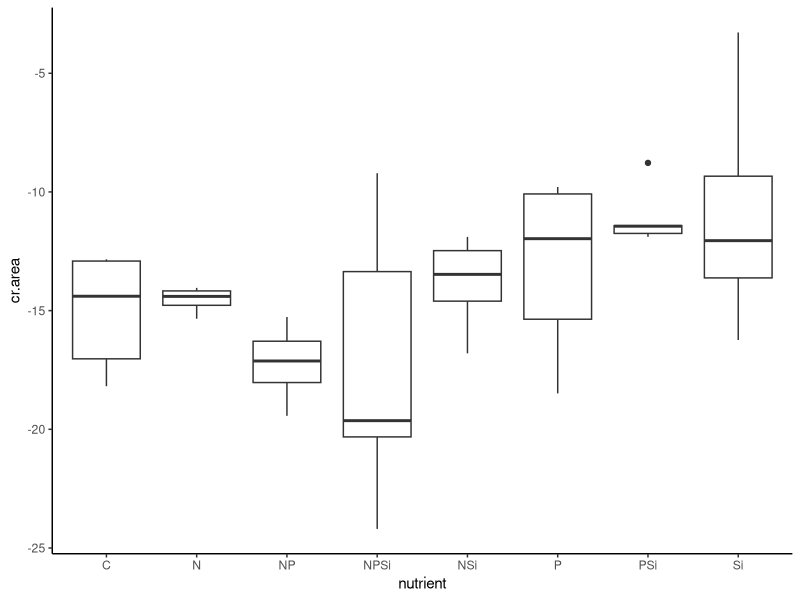
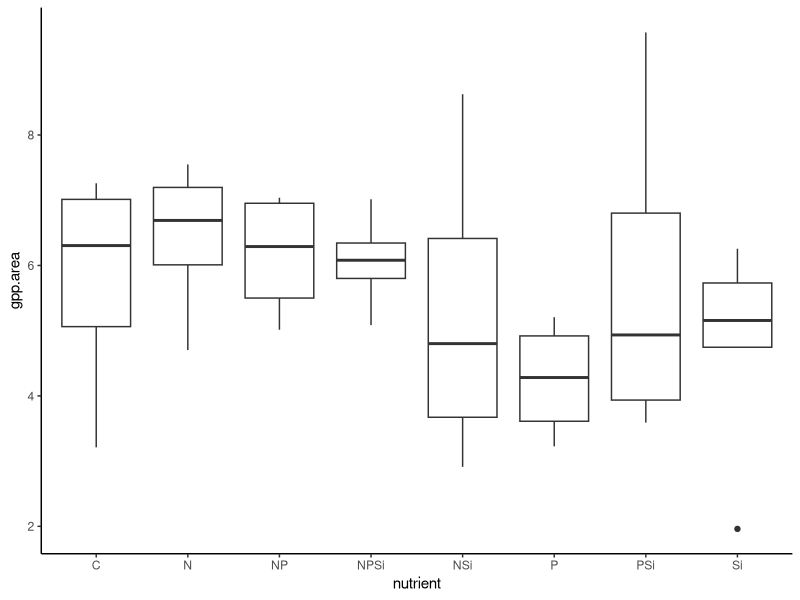
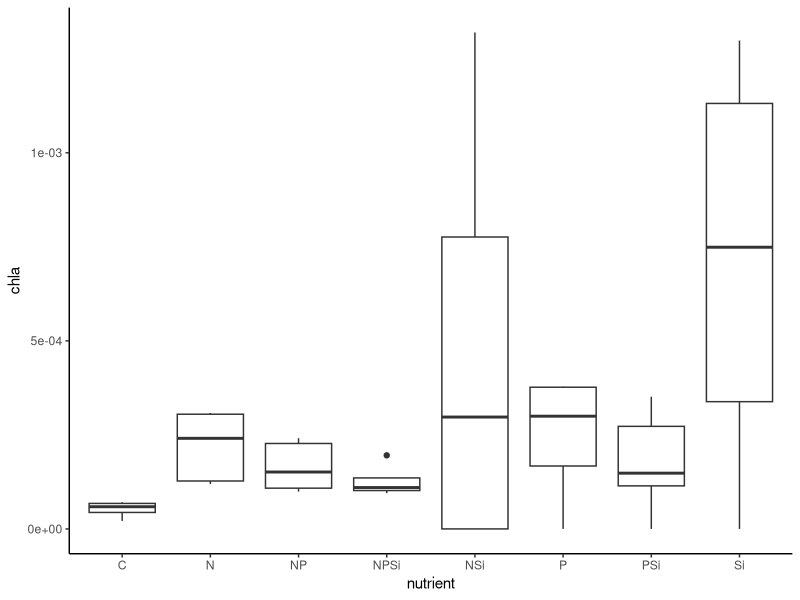
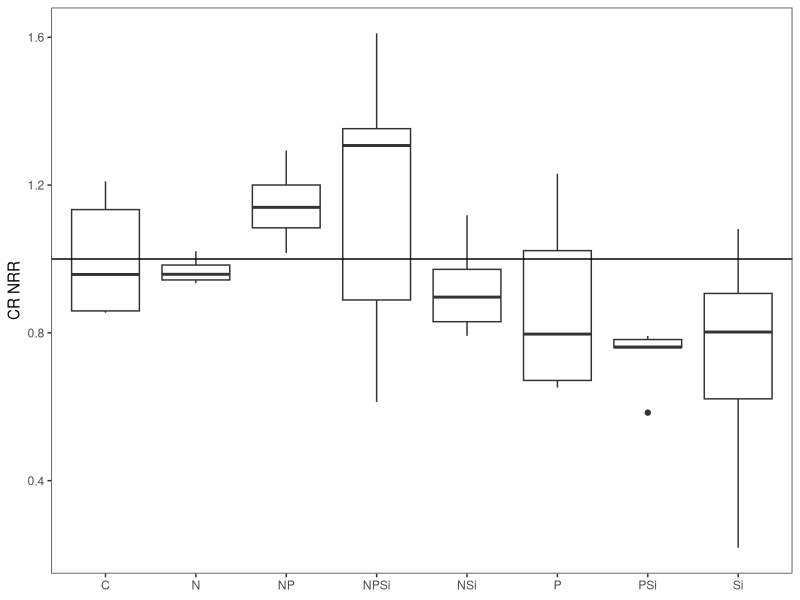
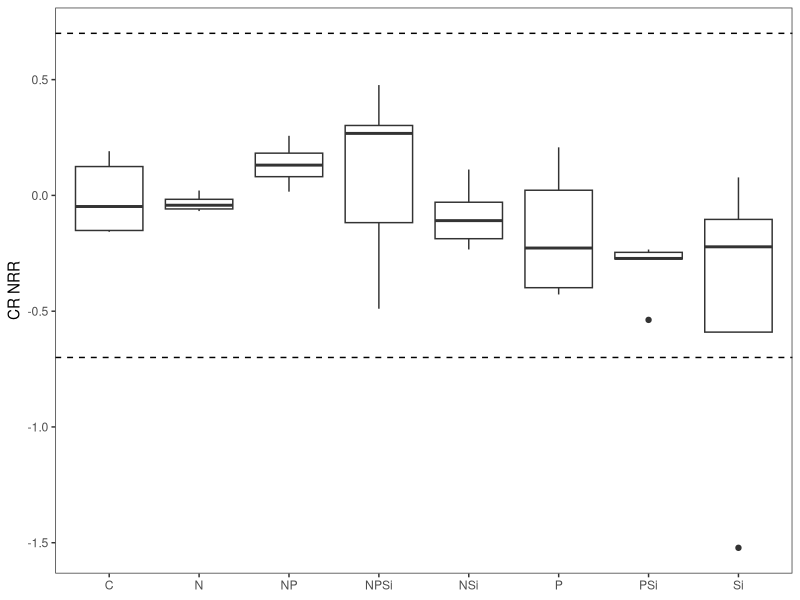
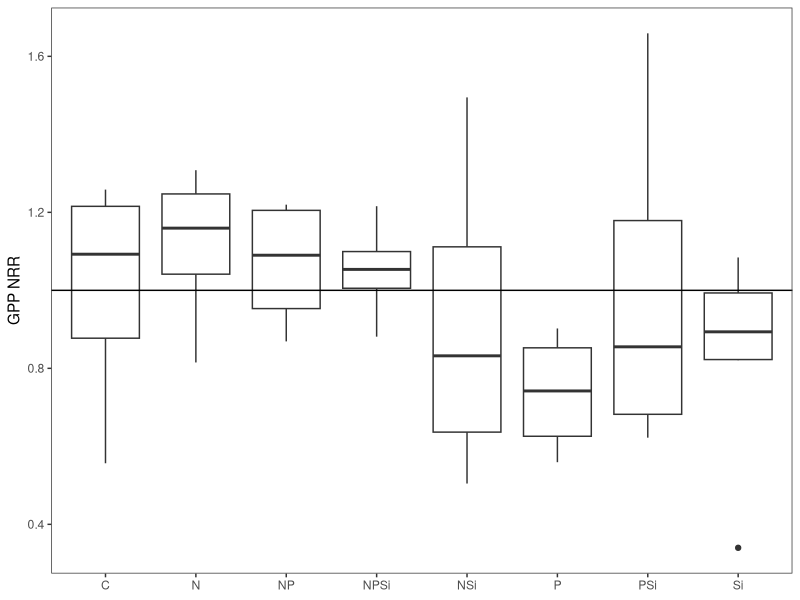
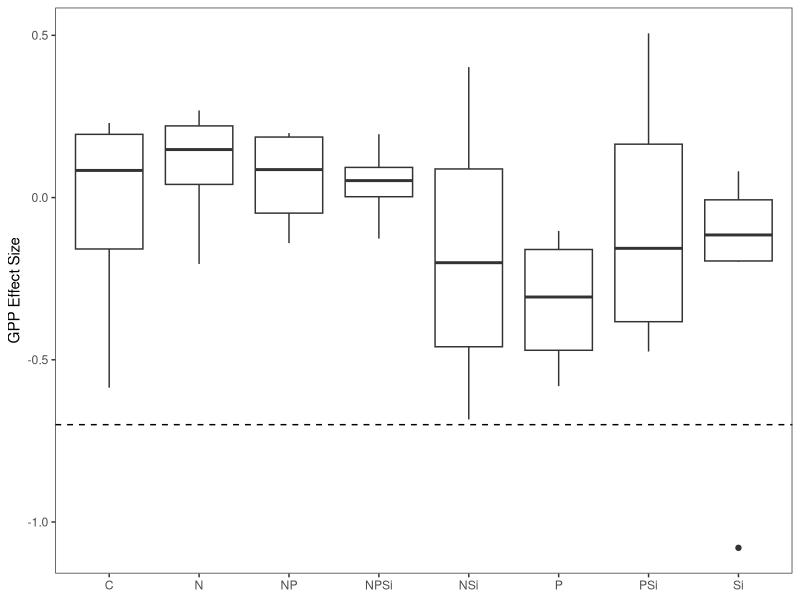
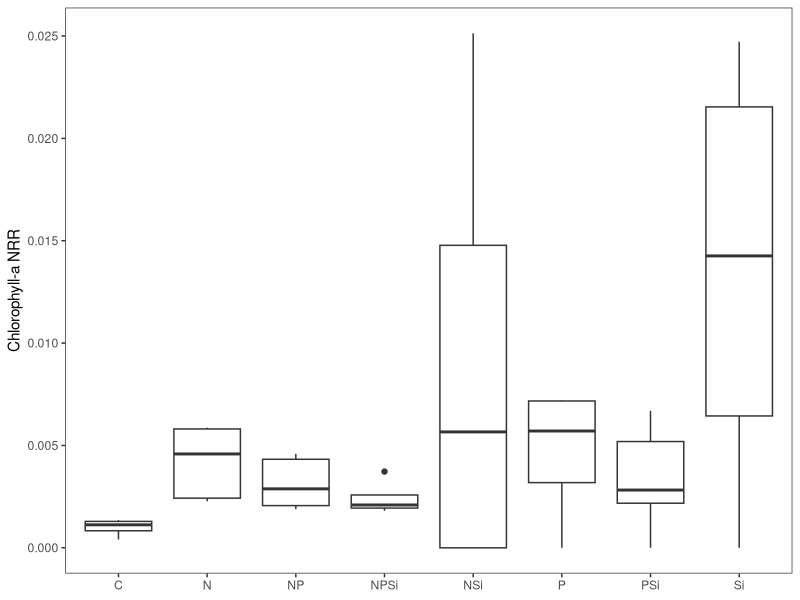

Here is the R script that generated these plots, in order: (Note: this script raises an error after producing the figures.)
#Author:  Clay Arango
#Creation date: 10-Feb-19
#Script to analyze NDS data from Summer 2018 WSB work with S. Roley and A. Alexiades

#packages
library(nlme)
library(nortest)
library(plyr)
library(dplyr)
library(multcomp)
library(MASS)
library(ggplot2)

#Load data
reec_summer <- read.table(file="reec_summer.csv", header=T, sep=",")

#set variable
d = reec_summer

#evaluate data to make sure factors are correct
names(d)
unique(d$nutrient) #control, N, NP, NPSi, NSi, P, PSi, Si
unique(d$N) #should be 0 and 1
unique(d$P) #should be 0 and 1
unique(d$Si) #should be 0 and 1
unique(d$top) #should be "sponge" and "glass"
#if need to change, use recode function below. 
d$top<-recode(d$top, "cellulose" ="sponge")
str(d)

#convert N and P vand Si alues (0 or 1 for absence or presence) to factors
d$N<-as.factor(d$N)
d$P<-as.factor(d$P)
d$Si<-as.factor(d$Si)
str(d)

#subset data into gpp and cr response
d.cr = subset(d, top=="sponge", data=d)
d.gpp = subset(d, top=="glass", data=d)

#check distribution of controls and remove as needed before calculating NRR.
ggplot(d.cr, aes(x=nutrient, y=cr.area))+geom_boxplot() +theme_classic()
#ok

#calculate nrr for cr
x<-ddply(d.cr, "nutrient", summarise, ave_cr = mean(cr.area, na.rm=T)) #changed to ddply b/c allows
#to specify by column name - I had a csv file with the relevant column in a different position.
x
d.cr$cr.nrr = d.cr$cr.area/-15.02240 #divide by control ave_cr

#check distribution of controls and remove as needed before calculating NRR.
ggplot(d.gpp, aes(x=nutrient, y=gpp.area))+geom_boxplot() +theme_classic()
#check CC1, but probably ok
ggplot(d.gpp, aes(x=nutrient, y=chla))+geom_boxplot() +theme_classic()
#ok - updated b/c original file had values too small (units were mg/cm2)

#calculate nrr for gpp and chla
x<- ddply(d.gpp, "nutrient", summarise, ave_gpp = mean(gpp.area, na.rm=T), ave_chla = mean(chla, na.rm=T)) 
x
d.gpp$gpp.nrr = d.gpp$gpp.area/5.770496 #divide by control ave_gpp
d.gpp$chla.nrr = d.gpp$chla/0.05252345 #divide by control ave_chla

#combine files and export
d.cr$chla.nrr<-NA
d.cr$gpp.nrr<-NA
d.gpp$cr.nrr<-NA
d.nrr<-rbind(d.cr, d.gpp)
d.nrr$site_date<-"reec_summer"

d.nrr$gpp.es<-log(d.nrr$gpp.nrr)
d.nrr$cr.es<-log(d.nrr$cr.nrr)
d.nrr$chla.es<-log(d.nrr$chla.nrr)

write.table(d.nrr, "reec_summer_nrr.csv", sep=",", quote=F, row.names =F)

###############
#plots of NRR and effect size
##############
ggplot(data=d.cr, aes(x=nutrient, y=cr.nrr))+geom_boxplot()+theme_bw()+
  ylab("CR NRR")+geom_abline(slope = 0, intercept = 1)+
  theme(axis.title.x=element_blank(), panel.grid.minor=element_blank(), panel.grid.major=element_blank())
#inhibition of most; limitation with NP

ggplot(data=subset(d.nrr, (top=="sponge")), aes(x=nutrient, y=cr.es))+geom_boxplot()+theme_bw()+
  ylab("CR NRR")+geom_hline(yintercept = 0.7, lty="dashed")+ geom_hline(yintercept = -0.7, lty="dashed")+
  theme(axis.title.x=element_blank(), panel.grid.minor=element_blank(), panel.grid.major=element_blank())

ggplot(data=subset(d.gpp, !(nutrient=="control")), aes(x=nutrient, y=gpp.nrr))+geom_boxplot()+theme_bw()+
  ylab("GPP NRR")+geom_abline(slope = 0, intercept = 1)+
  theme(axis.title.x=element_blank(), panel.grid.minor=element_blank(), panel.grid.major=element_blank())
#inhibition or neutral

ggplot(data=subset(d.nrr, (top=="glass")), aes(x=nutrient, y=gpp.es))+geom_boxplot()+theme_bw()+
  ylab("GPP Effect Size")+geom_abline(slope = 0, intercept = 1)+geom_hline(yintercept = -0.7, lty="dashed")+
  theme(axis.title.x=element_blank(), panel.grid.minor=element_blank(), panel.grid.major=element_blank())

ggplot(data=d.gpp, aes(x=nutrient, y=chla.nrr))+geom_boxplot()+theme_bw()+
  ylab("Chlorophyll-a NRR")+geom_abline(slope = 0, intercept = 1)+
  theme(axis.title.x=element_blank(), panel.grid.minor=element_blank(), panel.grid.major=element_blank())
#limitation for nearly all

ggplot(data=subset(d.nrr, (top=="glass")), aes(x=nutrient, y=chla.es))+geom_boxplot()+theme_bw()+
  ylab("Chla Effect Size")+geom_hline(yintercept = 1.385, lty="solid")+ 
 geom_hline(yintercept = 0.7, lty="dashed")+
  theme(axis.title.x=element_blank(), panel.grid.minor=element_blank(), panel.grid.major=element_blank())

##########
#NRR Summary Files
#########

GPP_sum<-ddply(d.gpp, "nutrient", summarise, ave_nrr.gpp=mean(gpp.nrr, na.rm=T), sd_nrr.gpp=sd(gpp.nrr, na.rm=T), 
               se_nrr.gpp =(sd(gpp.nrr)/sqrt(sum(!is.na(gpp.nrr)))), 
               ci95_nrr.gpp = (1.96*(sd(gpp.nrr)/sqrt(sum(!is.na(gpp.nrr))))),
               ave_nrr.chla=mean(chla.nrr, na.rm=T), sd_nrr.chla=sd(chla.nrr, na.rm=T), 
               se_nrr.chla =(sd(chla.nrr)/sqrt(sum(!is.na(chla.nrr)))), 
               ci95_nrr.chla = (1.96*(sd(chla.nrr)/sqrt(sum(!is.na(chla.nrr))))))
CR_sum<-ddply(d.cr, "nutrient", summarise, ave_nrr.cr=mean(cr.nrr, na.rm=T), sd_nrr.cr=sd(cr.nrr, na.rm=T), 
              se_nrr.cr =(sd(cr.nrr)/sqrt(sum(!is.na(cr.nrr)))), 
              ci95_nrr.cr = (1.96*(sd(cr.nrr)/sqrt(sum(!is.na(cr.nrr))))))

#now combine into one and export
d.sum<-merge(GPP_sum, CR_sum, by="nutrient")
d.sum$site_date<-"reec_summer"
write.table(d.sum, "reec_summer_summ.csv",  sep=",", quote=F, row.names =F)

############################################################
#analyze RESPIRATION data
############################################################

M1<-gls(cr.area~N*P*Si, data=d.cr, na.action=na.omit)
E1<-residuals(M1)
qqnorm(E1)
qqline(E1)
ad.test(E1)
   #residuals are normally distributed, p=0.20289
hist(E1)  
plot(M1)
   
plot(filter(d.cr, !is.na(cr.area)) %>% dplyr::select(nutrient), 
     E1, xlab="nutrient", ylab="Residuals")
bartlett.test(cr.area~nutrient, data=d.cr)
   #variance test not OK, we'll probably need to mess with this one

anova(M1)

##########################################################
#do multiple 2 way ANOVAs to improve our ability to interpret
##########################################################
#N and P
M1<-gls(cr.area~N*P, data=d.cr, na.action=na.omit)
E1<-residuals(M1)
qqnorm(E1)
qqline(E1)
ad.test(E1)
#residuals are not normally distributed, p=0.01155
hist(E1)  
plot(M1)

bartlett.test(cr.area~nutrient, data=d.cr)
#variance test not OK

anova(M1) #interpretation, N limitation
interaction.plot(d.cr$N, d.cr$P, d.cr$cr.area)

#N and Si
M1<-gls(cr.area~N*Si, data=d.cr, na.action=na.omit)
E1<-residuals(M1)
qqnorm(E1)
qqline(E1)
ad.test(E1)
#residuals are normally distributed, p=0.5633
hist(E1)  
plot(M1)

bartlett.test(cr.area~nutrient, data=d.cr)
#variance test not OK

anova(M1) #interpretation, N limitation
interaction.plot(d.cr$N, d.cr$Si, d.cr$cr.area)

#P and Si
M1<-gls(cr.area~P*Si, data=d.cr, na.action=na.omit)
E1<-residuals(M1)
qqnorm(E1)
qqline(E1)
ad.test(E1)
#residuals are normally distributed, p=0.7714
hist(E1)  
plot(M1)

bartlett.test(cr.area~nutrient, data=d.cr)
#variance test not OK

anova(M1) #interpretation, no limitation
interaction.plot(d.cr$P, d.cr$Si, d.cr$cr.area)
##########################################################
##########################################################

x <- group_by(d.cr, nutrient) %>%  # Grouping function causes subsequent functions to aggregate by season and reach
  summarize(cr.mean = abs(mean(cr.area, na.rm = TRUE)), # na.rm = TRUE to remove missing values
            cr.sd=abs(sd(cr.area, na.rm = TRUE)),  # na.rm = TRUE to remove missing values
            n = sum(!is.na(cr.area)), # of observations, excluding NAs. 
            cr.se=cr.sd/sqrt(n))

ggplot(data=x, aes(x=nutrient, y=cr.mean)) + 
  geom_bar(stat="identity", position=position_dodge(), color = "black") + 
  geom_errorbar(aes(ymin=cr.mean, ymax=cr.mean+cr.se), width=0.2, 
                position=position_dodge(0.9)) + 
  xlab("Nutrient") +
  ylab(expression(Respiration~(ug~O[2]~m^{-2}~h^{-1}))) +
  ylim(0,20) +
  labs(fill="Light") +
  theme_bw() +
  theme(panel.grid.major=element_blank(),
        panel.grid.minor=element_blank(),
        legend.title=element_text(size=6),
        legend.key=element_blank(), 
        legend.position=c(0.5,0.95), 
        legend.text=element_text(size=8), 
        legend.background=element_blank(), 
        legend.direction="horizontal", 
        legend.key.size=unit(0.3, "cm"), 
        axis.title.y=element_text(size=8), 
        axis.title.x=element_text(size=8), 
        axis.text.x=element_text(size=8))

#ggsave('output/figures/Ring_summer.tiff',
#       units="in",
#       width=3.25,
#       height=3.25,
#       dpi=1200,
#       compression="lzw")

############################################################
#analyze the PRODUCTION data
############################################################

M1<-gls(gpp.area~N*P*Si, data=d.gpp, na.action=na.omit) 
E1<-residuals(M1)
qqnorm(E1)
qqline(E1)
ad.test(E1)
   #residuals are OK

hist(E1, xlab="residuals", main="")
plot(M1)

plot(filter(d.gpp, !is.na(gpp.area)) %>% dplyr::select(nutrient), 
     E1, xlab="nutrient", ylab="Residuals")
bartlett.test(gpp.area~nutrient, data=d.gpp)
   #ok

anova(M1)
  
x <- group_by(d.gpp, nutrient) %>%  # Grouping function causes subsequent functions to aggregate by season and reach
  summarize(gpp.mean = abs(mean(gpp.area, na.rm = TRUE)), # na.rm = TRUE to remove missing values
            gpp.sd=abs(sd(gpp.area, na.rm = TRUE)),  # na.rm = TRUE to remove missing values
            n = sum(!is.na(gpp.area)), # of observations, excluding NAs. 
            gpp.se=gpp.sd/sqrt(n))

ggplot(data=x, aes(x=nutrient, y=gpp.mean)) + 
  geom_bar(stat="identity", position=position_dodge(), color = "black") + 
  geom_errorbar(aes(ymin=gpp.mean, ymax=gpp.mean+gpp.se), width=0.2, 
                position=position_dodge(0.9)) + 
  xlab("Nutrient") +
  ylab(expression(Production~(ug~O[2]~m^{-2}~h^{-1}))) +
  labs(fill="Light") +
  theme_bw() +
  theme(panel.grid.major=element_blank(),
        panel.grid.minor=element_blank(), 
        legend.title=element_text(size=6), 
        legend.key=element_blank(),  
        legend.position=c(0.5,0.95),  
        legend.text=element_text(size=8),  
        legend.background=element_blank(),  
        legend.direction="horizontal",  
        legend.key.size=unit(0.3, "cm"),  
        axis.title.y=element_text(size=8),  
        axis.title.x=element_text(size=8),  
        axis.text.x=element_text(size=8))

#ggsave('output/figures/gppByNutrient.tiff',
#       units="in",
#       width=3.25,
#       height=3.25,
#       dpi=1200,
#       compression="lzw")


############################################################
#analyze the CHL-A biomass on disks

M1<-gls(chla~N*P*Si, data=d.gpp, na.action=na.omit)
E1<-residuals(M1)
qqnorm(E1)
qqline(E1)
ad.test(E1)
#residuals NOT ok
hist(E1)
plot(M1) # variance increases with mean!

anova(M1)
